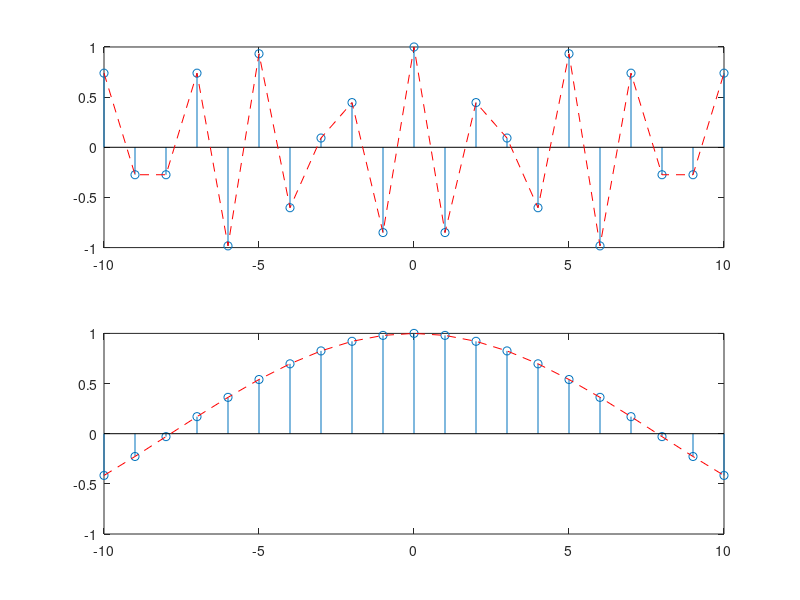

This chart was generated by the following MATLAB code:
t = -10:1:10;
x1 = exp(j*(14*pi/17)*t);
x2 = cos(1/5 * t);

subplot(2,1,1);
% Grafica 1
stem(t,real(x1));
hold on;
plot(t, real(x1), 'Color', 'red', 'LineStyle','--');
hold off;

% Grafica 2
subplot(2,1,2)
stem(t,x2);
hold on;
plot(t, x2, 'Color', 'red', 'LineStyle','--');
hold off;
